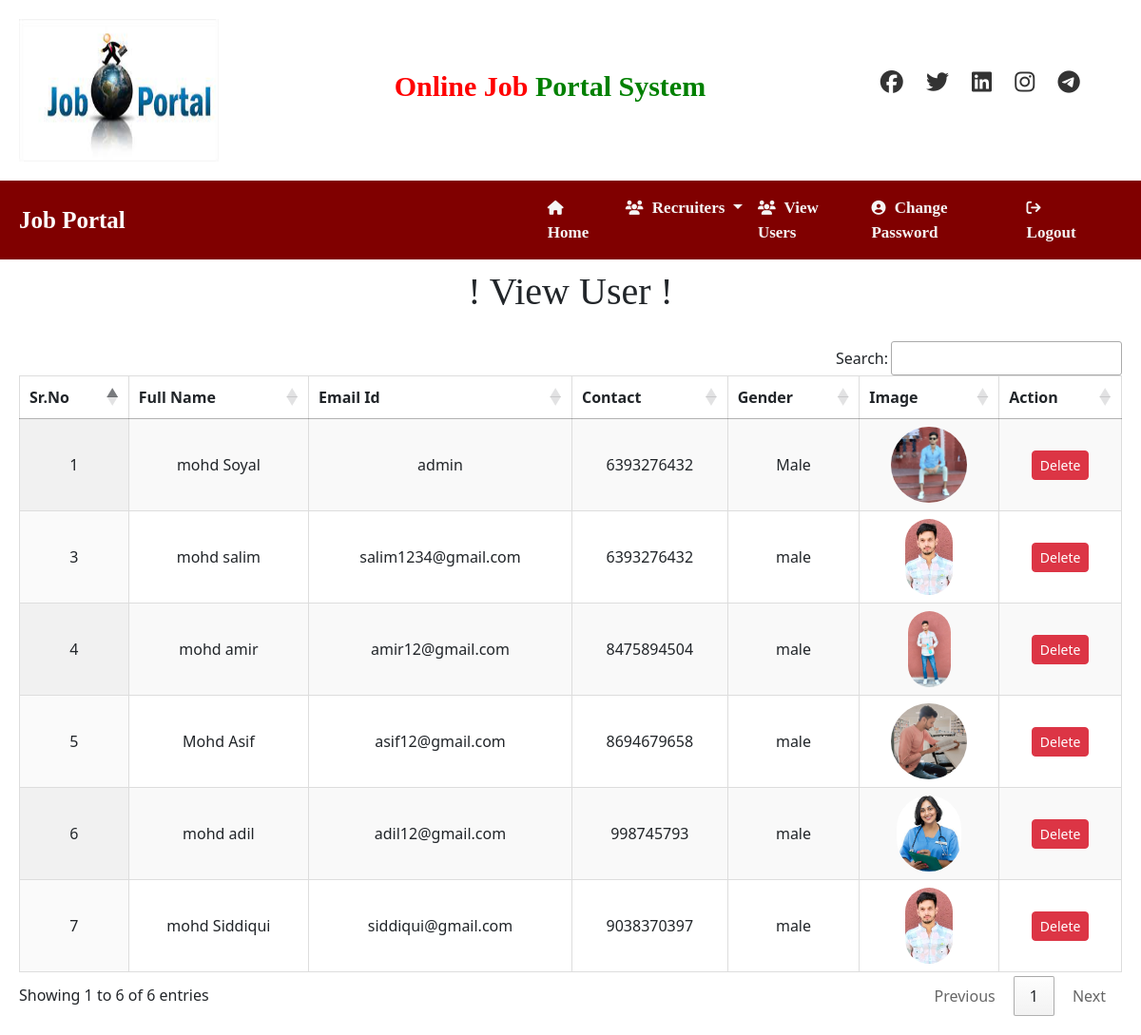
Page /view_user on the committed database.
### Online/models.py (models this page shows, shortened)
class StudentUser(models.Model):
    user = models.ForeignKey(User,on_delete=models.CASCADE)
    mobile = models.CharField(max_length=25 ,null=True)
    image = models.FileField(null=True)
    gender = models.CharField(max_length=20 , null=True)
    type = models.CharField(max_length=15 , null=True)

### Online/views.py (the view)
# urls.py: path('view_user',views.view_user,name='view_user'),
def view_user(request):
    data = StudentUser.objects.all()
    return render(request,'User/view_user.html',{'data':data})

### template/User/view_user.html (shortened to what this page needs)
{% include 'admin_navbar.html' %}
<!DOCTYPE html>
<html lang="en">
<head>
    <link rel="stylesheet" href="https://cdn.datatables.net/1.13.4/css/jquery.dataTables.min.css">
    <link rel="stylesheet" href="https://cdn.datatables.net/buttons/2.4.1/css/buttons.dataTables.min.css">
</head>
<body>
    <h1 style="text-align: center; font-family: 'Times New Roman', Times, serif; margin-top: 10px;">! View User !</h1>
    <div class="container">
        <table id="example" class="display nowrap" style="width:100%">
            <thead>
                <tr>
                    <th>Sr.No</th>
                    <th>Full Name</th>
                    <th>Email Id</th>
                    <th>Contact</th>
                    <th>Gender</th>
                    <th>Image</th>
                    <th>Action</th>
                </tr>
            </thead>
            <tbody>
                {% for i in data %}
                <tr>
                    <td data-label="Sr.No">{{ i.id }}</td>
                    <td data-label="Full Name">{{ i.user.first_name }} {{ i.user.last_name }}</td>
                    <td data-label="Email Id">{{ i.user.username }}</td>
                    <td data-label="Contact">{{ i.mobile }}</td>
                    <td data-label="Gender">{{ i.gender }}</td>
                    <td data-label="Image"><img src="{{ i.image.url }}" alt="User Image" height="80" style="border-radius: 50px;"></td>
                    <td data-label="Action">
                        <a href="{% url 'userDelete' i.id %}" class="btn btn-danger btn-sm" onclick="return confirm ('Are You Sure')">Delete</a>
                    </td>
                </tr>
                {% endfor %}
            </tbody>
        </table>
    </div>
</body>
</html>

### template/admin_navbar.html (shortened to what this page needs)
{% load static %}
<!DOCTYPE html>
<html lang="en">
<head>
    <link href="https://cdn.jsdelivr.net/npm/bootstrap@5.3.3/dist/css/bootstrap.min.css" rel="stylesheet"
>
    <link rel="stylesheet" href="https://cdnjs.cloudflare.com/ajax/libs/font-awesome/6.6.0/css/all.min.css">
    <link rel="stylesheet" href="{% static 'css/style.css' %}">
</head>
<body>
    <div class="container">
        <div class="row">
            <div class="col-sm-4">
                <img src="{% static 'img/1.jpeg' %}" alt="Image" width="210px" height="150px">
            </div>
            <div class="col-sm-4 mt-5">
                <span class="main-portal">
                    <span class="job">Online Job</span>
                    <span class="portal">Portal System</span>
                </span>
            </div>
            <div class="col-sm-4 social-icon mt-5">
                <span class="icon">
                    <span> <a href="#"><i class="fa-brands fa-facebook"></i></a></span>
                    <span> <a href="#"><i class="fa-brands fa-twitter"></i></a></span>
                    <span> <a href="#"><i class="fa-brands fa-linkedin"></i></a></span>
                    <span> <a href="#"><i class="fa-brands fa-instagram"></i></a></span>
                    <span> <a href="#"><i class="fa-brands fa-telegram"></i></a></span>
                </span>
            </div>
        </div>
    </div>
    <nav class="navbar navbar-expand-lg navbar-light bg-maroon">
        <a href="{% url 'index' %}" class="navbar-brand">Job Portal</a>
        <div class="collapse navbar-collapse" id="navbarNav" style="padding-left: 35%; font-family: 'Times New Roman', Times, serif; font-size: 20px; font-weight: bold;">
            <ul class="navbar-nav">
                <li class="nav-item">
                    <a class="nav-link" href="{% url 'admin_home' %}"><i class="fa fa-home"></i> Home</a>
                </li>
                <li class="nav-item dropdown">
                    <a class="nav-link dropdown-toggle" href="#" id="navbarDropdown" role="button"
                        data-bs-toggle="dropdown" aria-expanded="false">
                        <i class="fa fa-users"></i> Recruiters
                    </a>
                </li>
                <li class="nav-item">
                    <a class="nav-link" href="{% url 'view_user' %}"><i class="fa fa-users"></i> View Users</a>
                </li>
                <li class="nav-item">
                    <a class="nav-link" href="{% url 'changepassword' %}"><i class="fa fa-user-circle"></i> Change Password</a>
                </li>
                <li class="nav-item">
                    <a class="nav-link" href="{% url 'userLogout' %}"><i class="fa fa-sign-out"></i> Logout</a>
                </li>
            </ul>
        </div>
    </nav>
</body>
</html>

### static/css/style.css (style rules this page uses)
.main-portal { font-weight: bold; font-size: 30px; font-family: 'Times New Roman', Times, serif; }
.job { color: red; }
.portal { color: green; }
.social-icon { padding-left: 10%; }
.icon a { margin: 0 10px; color: #333; font-size: 24px; }
.navbar { background-color: maroon; }
.navbar-brand { padding-left: 20px; font-weight: bold; color: white; font-family: 'Times New Roman', Times, serif; font-size: 25px; }
.navbar-nav { font-family: 'Times New Roman', Times, serif; margin-right: 40px; font-weight: 600; }
.nav-link { color: whitesmoke; font-size: 17px; text-decoration: none; }
.fa { margin-right: 5px; font-size: 15px; }

### template/User/view_user.html (style rules this page uses)
.container { max-width: 1200px; margin: 0 auto; padding: 20px; }
table.dataTable { width: 100%; margin-top: 20px; border-collapse: collapse; }
th, td { padding: 12px; text-align: center; border: 1px solid #ddd; }

### rows in the picture
StudentUser: id "1", user.first_name "mohd", user.last_name "Soyal", user.username "admin", mobile "6393276432", gender "Male", image (picture)
StudentUser: id "3", user.first_name "mohd", user.last_name "salim", user.username "salim1234@gmail.com", mobile "6393276432", gender "male", image (picture)
StudentUser: id "4", user.first_name "mohd", user.last_name "amir", user.username "amir12@gmail.com", mobile "8475894504", gender "male", image (picture)
StudentUser: id "5", user.first_name "Mohd", user.last_name "Asif", user.username "asif12@gmail.com", mobile "8694679658", gender "male", image (picture)
StudentUser: id "6", user.first_name "mohd", user.last_name "adil", user.username "adil12@gmail.com", mobile "998745793", gender "male", image (picture)
StudentUser: id "7", user.first_name "mohd", user.last_name "Siddiqui", user.username "siddiqui@gmail.com", mobile "9038370397", gender "male", image (picture)
